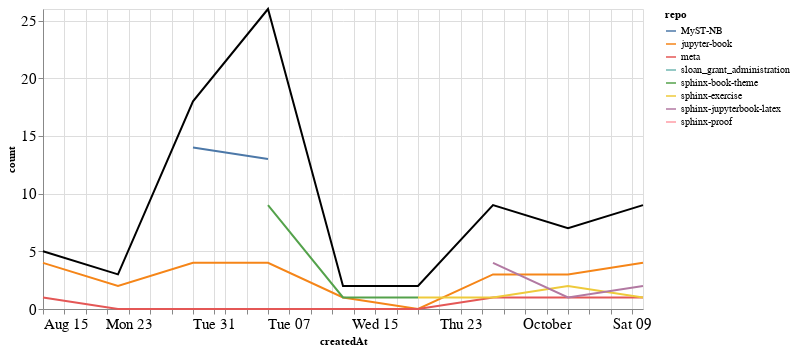

Here is the notebook cell this chart was saved with:
### Markdown cell above
### Comments

### Code cell
comments_time = comments.groupby('repo').resample('W', on='createdAt').count()['author'].reset_index()
comments_time = comments_time.rename(columns={'author': 'count'})
comments_time_total = comments_time.groupby('createdAt').agg({"count": "sum"}).reset_index()
ch1 = alt.Chart(comments_time, width=600).mark_line().encode(
    x='createdAt',
    y='count',
    color='repo',
    tooltip="repo"
)

ch2 = alt.Chart(comments_time_total, width=600).mark_line(color="black").encode(
    x='createdAt',
    y='count',
)

ch1 + ch2

### Figure 1 — Vega-Lite specification as saved in the notebook (floating-point values rounded to 4 significant figures)
{"config": {"axisLeft": {"labelFontSize": 15}, "axisBottom": {"labelFontSize": 15}}, "layer": [{"data": {"name": "data-370b562abb6295fdef0795040a8eacc4"}, "mark": "line", "encoding": {"color": {"type": "nominal", "field": "repo"}, "tooltip": {"type": "nominal", "field": "repo"}, "x": {"type": "temporal", "field": "createdAt"}, "y": {"type": "quantitative", "field": "count"}}, "width": 600}, {"data": {"name": "data-b22b8e25ba1441ebb438b5ddf63654c9"}, "mark": {"type": "line", "color": "black"}, "encoding": {"x": {"type": "temporal", "field": "createdAt"}, "y": {"type": "quantitative", "field": "count"}}, "width": 600}], "$schema": "https://vega.github.io/schema/vega-lite/v4.8.1.json", "datasets": {"data-370b562abb6295fdef0795040a8eacc4": [{"repo": "MyST-NB", "createdAt": "2021-08-29T00:00:00", "count": 14}, {"repo": "MyST-NB", "createdAt": "2021-09-05T00:00:00", "count": 13}, {"repo": "jupyter-book", "createdAt": "2021-08-15T00:00:00", "count": 4}, {"repo": "jupyter-book", "createdAt": "2021-08-22T00:00:00", "count": 2}, {"repo": "jupyter-book", "createdAt": "2021-08-29T00:00:00", "count": 4}, {"repo": "jupyter-book", "createdAt": "2021-09-05T00:00:00", "count": 4}, {"repo": "jupyter-book", "createdAt": "2021-09-12T00:00:00", "count": 1}, {"repo": "jupyter-book", "createdAt": "2021-09-19T00:00:00", "count": 0}, {"repo": "jupyter-book", "createdAt": "2021-09-26T00:00:00", "count": 3}, {"repo": "jupyter-book", "createdAt": "2021-10-03T00:00:00", "count": 3}, {"repo": "jupyter-book", "createdAt": "2021-10-10T00:00:00", "count": 4}, {"repo": "meta", "createdAt": "2021-08-15T00:00:00", "count": 1}, {"repo": "meta", "createdAt": "2021-08-22T00:00:00", "count": 0}, {"repo": "meta", "createdAt": "2021-08-29T00:00:00", "count": 0}, {"repo": "meta", "createdAt": "2021-09-05T00:00:00", "count": 0}, {"repo": "meta", "createdAt": "2021-09-12T00:00:00", "count": 0}, {"repo": "meta", "createdAt": "2021-09-19T00:00:00", "count": 0}, {"repo": "meta", "createdAt": "2021-09-26T00:00:00", "count": 1}, {"repo": "meta", "createdAt": "2021-10-03T00:00:00", "count": 1}, {"repo": "meta", "createdAt": "2021-10-10T00:00:00", "count": 1}, {"repo": "sloan_grant_administration", "createdAt": "2021-10-10T00:00:00", "count": 1}, {"repo": "sphinx-book-theme", "createdAt": "2021-09-05T00:00:00", "count": 9}, {"repo": "sphinx-book-theme", "createdAt": "2021-09-12T00:00:00", "count": 1}, {"repo": "sphinx-book-theme", "createdAt": "2021-09-19T00:00:00", "count": 1}, {"repo": "sphinx-exercise", "createdAt": "2021-09-19T00:00:00", "count": 1}, {"repo": "sphinx-exercise", "createdAt": "2021-09-26T00:00:00", "count": 1}, {"repo": "sphinx-exercise", "createdAt": "2021-10-03T00:00:00", "count": 2}, {"repo": "sphinx-exercise", "createdAt": "2021-10-10T00:00:00", "count": 1}, {"repo": "sphinx-jupyterbook-latex", "createdAt": "2021-09-26T00:00:00", "count": 4}, {"repo": "sphinx-jupyterbook-latex", "createdAt": "2021-10-03T00:00:00", "count": 1}, {"repo": "sphinx-jupyterbook-latex", "createdAt": "2021-10-10T00:00:00", "count": 2}, {"repo": "sphinx-proof", "createdAt": "2021-08-22T00:00:00", "count": 1}], "data-b22b8e25ba1441ebb438b5ddf63654c9": [{"createdAt": "2021-08-15T00:00:00", "count": 5}, {"createdAt": "2021-08-22T00:00:00", "count": 3}, {"createdAt": "2021-08-29T00:00:00", "count": 18}, {"createdAt": "2021-09-05T00:00:00", "count": 26}, {"createdAt": "2021-09-12T00:00:00", "count": 2}, {"createdAt": "2021-09-19T00:00:00", "count": 2}, {"createdAt": "2021-09-26T00:00:00", "count": 9}, {"createdAt": "2021-10-03T00:00:00", "count": 7}, {"createdAt": "2021-10-10T00:00:00", "count": 9}]}}
